Frame 1 (no input): blank canvas, image omitted
Frame 60 (the mouse pressed at the canvas centre just before this capture): blank canvas, image omitted
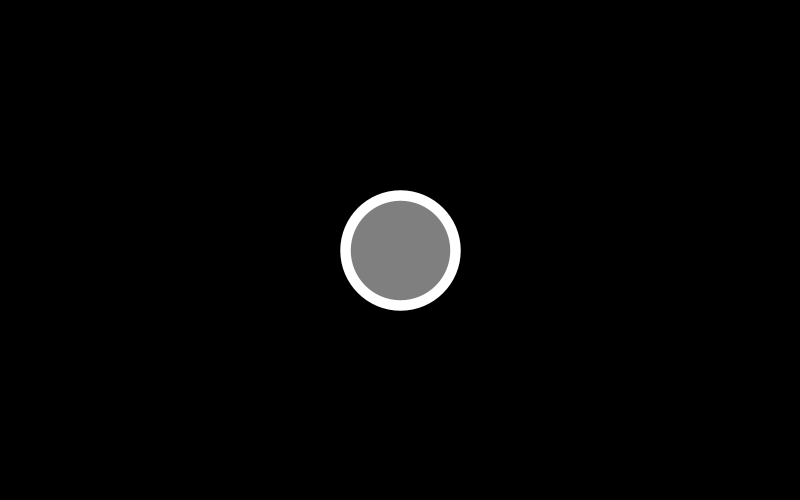
Frame 120 (the mouse held since frame 60 and released just before this capture)

The Processing sketch whose frames 1 and 60 were blank and that drew this single picture after the mouse press (run headless with seeded random() and noise(); from frame 60 on, the mouse is pressed at the canvas centre):

// Processing sketch: processing_102414
// ── processing_102414.pde

void setup() {
  size(800, 500);
  stroke(255);
  background(0);
  smooth();
}

void draw() {
  background(0);
  //fill(0,50);
  //rect(0,0,width, height);
  //noFill();
  float sz = map(mouseX, 0, width, 20, 200);
  float sw = map(mouseY, 0, height, 1, 20);
  float a = map(mouseX, 0, width, 0,255); 
  fill(255,a);
  strokeWeight(sw);
  ellipse(mouseX, mouseY, sz, sz);
}
